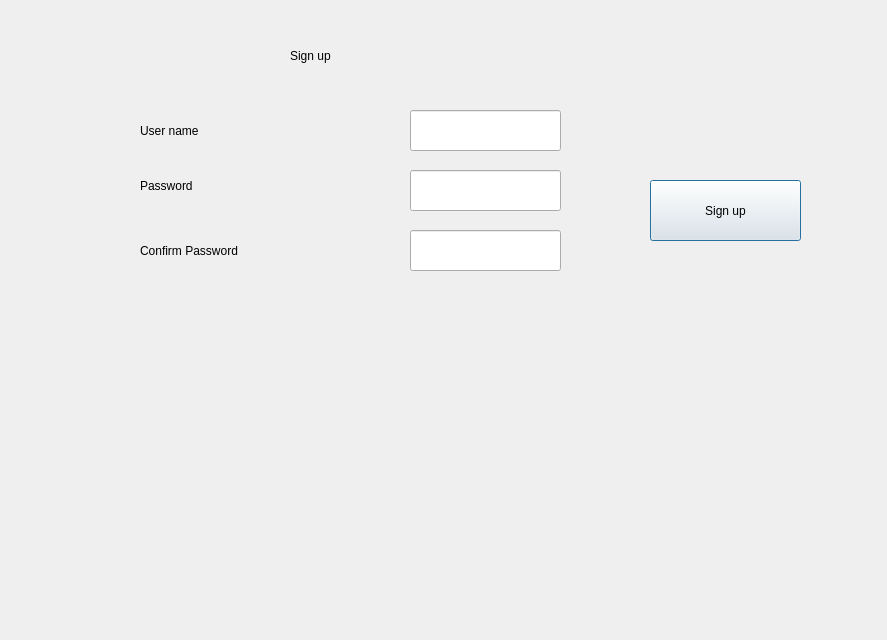
<?xml version="1.0" encoding="UTF-8"?>
<ui version="4.0">
 <class>signUp</class>
 <widget class="QDialog" name="signUp">
  <property name="geometry">
   <rect>
    <x>0</x>
    <y>0</y>
    <width>887</width>
    <height>640</height>
   </rect>
  </property>
  <property name="windowTitle">
   <string>Dialog</string>
  </property>
  <widget class="QPushButton" name="pushButton">
   <property name="geometry">
    <rect>
     <x>650</x>
     <y>180</y>
     <width>151</width>
     <height>61</height>
    </rect>
   </property>
   <property name="text">
    <string>Sign up</string>
   </property>
  </widget>
  <widget class="QLabel" name="label_errorMsg">
   <property name="geometry">
    <rect>
     <x>20</x>
     <y>180</y>
     <width>441</width>
     <height>31</height>
    </rect>
   </property>
   <property name="text">
    <string/>
   </property>
  </widget>
  <widget class="QLabel" name="label_2">
   <property name="geometry">
    <rect>
     <x>290</x>
     <y>30</y>
     <width>141</width>
     <height>51</height>
    </rect>
   </property>
   <property name="text">
    <string>Sign up</string>
   </property>
  </widget>
  <widget class="QLabel" name="label_userName">
   <property name="geometry">
    <rect>
     <x>140</x>
     <y>110</y>
     <width>151</width>
     <height>41</height>
    </rect>
   </property>
   <property name="text">
    <string>User name</string>
   </property>
  </widget>
  <widget class="QLabel" name="label_pswd">
   <property name="geometry">
    <rect>
     <x>140</x>
     <y>170</y>
     <width>161</width>
     <height>31</height>
    </rect>
   </property>
   <property name="text">
    <string>Password</string>
   </property>
  </widget>
  <widget class="QLabel" name="label_confirmPswd">
   <property name="geometry">
    <rect>
     <x>140</x>
     <y>230</y>
     <width>181</width>
     <height>41</height>
    </rect>
   </property>
   <property name="text">
    <string>Confirm Password</string>
   </property>
  </widget>
  <widget class="QLineEdit" name="lineEdit_userName">
   <property name="geometry">
    <rect>
     <x>410</x>
     <y>110</y>
     <width>151</width>
     <height>41</height>
    </rect>
   </property>
  </widget>
  <widget class="QLineEdit" name="lineEdit_pswd">
   <property name="geometry">
    <rect>
     <x>410</x>
     <y>170</y>
     <width>151</width>
     <height>41</height>
    </rect>
   </property>
  </widget>
  <widget class="QLineEdit" name="lineEdit_confirmPswd">
   <property name="geometry">
    <rect>
     <x>410</x>
     <y>230</y>
     <width>151</width>
     <height>41</height>
    </rect>
   </property>
  </widget>
 </widget>
 <resources/>
 <connections/>
</ui>
